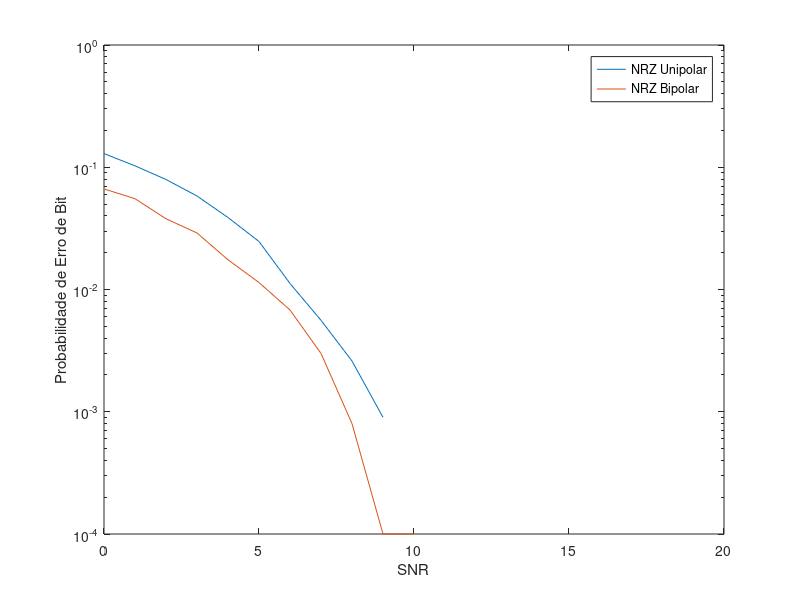

The MATLAB script that drew this image:
close all
clear all
clc

% Sistema 3
% Transmissão utilizando sinalização NRZ 
% unipolar e bipolar, ambos com a utilização 
% de filtro casado;

% Fator de superamostragem
N = 5; 
% Fator SNR (dB)
SNR_max = 18;
% Taxa de transmissao (bits/s)
Rb = 1e4;
% Periodo da taxa
Tb = 1/Rb;
% Amplitudes
A = 1;
% Limiar
limiar = A/2;
% Frequencia de amostragem
Fs = N*Rb;
% Passo tempo
passo_tempo = 1/(Fs);
% Tempo final 
t_final = 1;
% Eixo tempo
t = [0:passo_tempo:t_final-passo_tempo];

% Informacao
info = randint(1,Rb*t_final);
info_unipolar = info * A;
info_bipolar = (info*2)-A;

% Filtro formatador
filtro_NRZ = ones(1,N); 

% Superamostragem
info_up_unipolar = upsample(info_unipolar,N); 
info_up_bipolar = upsample(info_bipolar,N); 

% Filtragem para formatar o sinal
sinal_tx_unipolar = filter(filtro_NRZ,1,info_up_unipolar);
sinal_tx_bipolar = filter(filtro_NRZ,1,info_up_bipolar);

% Filtro Casado
filtro_casado_rx = fliplr(filtro_NRZ);


for SNR = 0 : SNR_max
    % Canal AWGN para diferentes valores de SNR
    sinal_rx_unipolar = awgn(sinal_tx_unipolar,SNR);
    sinal_rx_bipolar = awgn(sinal_tx_bipolar,SNR);
  
    % Filtrando os sinais
    sinal_rx_filtrado_uni = filter(filtro_casado_rx,1,sinal_rx_unipolar)/N;
    sinal_rx_filtrado_bi = filter(filtro_casado_rx,1,sinal_rx_bipolar)/N;
    
    % Sinal detectado COM filtro casado 
    sinal_det_com_FC_uni = sinal_rx_filtrado_uni(N:N:end);
    sinal_det_com_FC_bi = sinal_rx_filtrado_bi(N:N:end);
    
    % Estimativa de erro
    info_est_com_FC_uni = (sinal_det_com_FC_uni > limiar);
    info_est_com_FC_bi = (sinal_det_com_FC_bi > limiar);
    
    % Probabilidade de erro 
    Pb_com_FC_uni(SNR+1) = sum(xor(info,info_est_com_FC_uni))/length(info);
    Pb_com_FC_bi(SNR+1) = sum(xor(info,info_est_com_FC_bi))/length(info);
end

% Plotando BER
figure(1)
semilogy([0:SNR_max],Pb_com_FC_uni);
hold on;
semilogy([0:SNR_max],Pb_com_FC_bi);
xlabel('SNR');
ylabel('Probabilidade de Erro de Bit'); 
legend('NRZ Unipolar','NRZ Bipolar');







